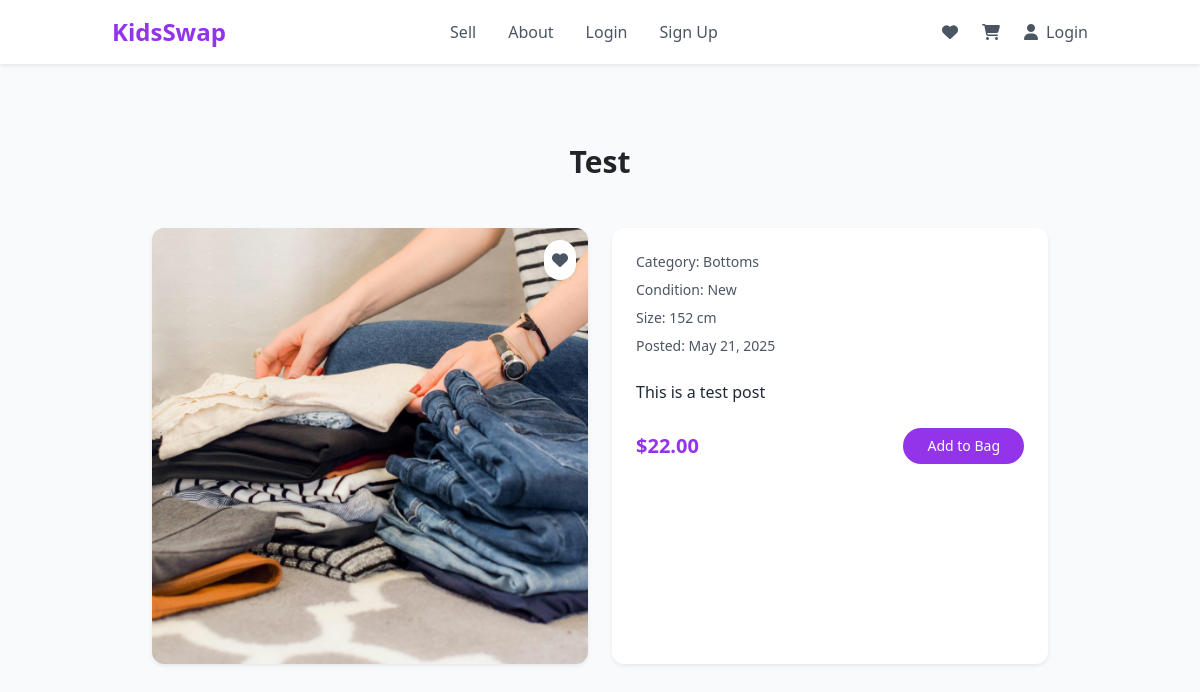
Page /clothing/1/ on the committed database.
### marketplace/models.py (models this page shows, shortened)
class ClothingItem(models.Model):
    CATEGORY_CHOICES = [
        ('Tops', 'Tops'),
        ('Bottoms', 'Bottoms'),
        ('Shoes', 'Shoes'),
        ('Outerwear', 'Outerwear'),
        ('Accessories', 'Accessories'),
    ]
    CONDITION_CHOICES = [
        ('New', 'New'),
        ('Like New', 'Like New'),
        ('Used', 'Used'),
        ('Well Loved', 'Well Loved'),
    ]
    AGE_GROUP_CHOICES = [
        ('baby', 'Baby (0-24m)'),
        ('toddler', 'Toddler (2-4y)'),
        ('kids', 'Kids (4-7y)'),
        ('big_kids', 'Big Kids (8-12y)'),
    ]
    seller = models.ForeignKey(User, on_delete=models.CASCADE)
    title = models.CharField(max_length=100)
    description = models.TextField()
    price = models.DecimalField(max_digits=6, decimal_places=2)
    category = models.CharField(max_length=20, choices=CATEGORY_CHOICES)
    condition = models.CharField(max_length=20, choices=CONDITION_CHOICES)
    size = models.CharField(max_length=20)
    image = models.ImageField(upload_to='clothing_images/')
    age_group = models.CharField(max_length=20, choices=AGE_GROUP_CHOICES, default='kids')
    is_featured = models.BooleanField(default=False)
    created_at = models.DateTimeField(auto_now_add=True)

### marketplace/views.py (the view)
# urls.py: path('clothing/<int:item_id>/', views.item_detail, name='item_detail'),
def item_detail(request, item_id):
    item = get_object_or_404(ClothingItem, id=item_id)
    images = ClothingImage.objects.filter(item=item)
    related_items = ClothingItem.objects.filter(
        category=item.category,
        size=item.size
    ).exclude(id=item.id)[:4]
    wishlist_ids = []
    if request.user.is_authenticated:
        wishlist_ids = set(
            WishlistItem.objects.filter(user=request.user).values_list('item_id', flat=True)
        )
    return render(request, 'marketplace/item_detail.html', {
        'item': item,
        'images': images,
        'wishlist_ids': wishlist_ids,
        'related_items': related_items
    })

### marketplace/templates/marketplace/item_detail.html (shortened to what this page needs)
{% extends "base.html" %}
{% load static %}
{% block content %}
<section id="featured-products" class="py-16">
    <div class="container mx-auto px-4">
        <h2 class="text-3xl font-bold mb-12 text-center">{{ item.title }}</h2>
        <div class="grid grid-cols-1 md:grid-cols-2 gap-6 max-w-4xl mx-auto">
            <div class="bg-white rounded-xl shadow-sm overflow-hidden">
                <div class="relative">
                    <img class="w-full aspect-square object-cover" src="{{ item.image.url }}" alt="{{ item.title }}">
                    <a href="#" onclick="toggleWishlist('{{ item.id }}')" class="absolute top-3 right-3 bg-white rounded-full p-2 shadow-sm">
                    <i class="fa-solid fa-heart
                              {% if item.id in wishlist_ids %}text-red-500{% else %}text-gray-600{% endif %}"
                      id="wishlist-icon-{{ item.id }}">
                    </i>
                  </a>
                </div>
            </div>
            <div class="bg-white p-6 rounded-xl shadow-sm">
                <p class="text-gray-600 text-sm mb-2">Category: {{ item.category }}</p>
                <p class="text-gray-600 text-sm mb-2">Condition: {{ item.condition }}</p>
                <p class="text-gray-600 text-sm mb-2">Size: {{ item.size }}</p>
                <p class="text-gray-600 text-sm mb-4">Posted: {{ item.created_at|date:"F j, Y" }}</p>
                <p class="text-gray-800 mb-6">{{ item.description }}</p>
                <div class="flex justify-between items-center">
                    <span class="font-bold text-purple-600 text-xl">${{ item.price }}</span>
                    <form method="POST" action="{% url 'add_to_cart' item.id %}">
                    <button type="submit" class="bg-purple-600 text-white px-4 py-2 rounded-full text-sm">
                      Add to Bag
                    </button>
                  </form>
                </div>
            </div>
        </div>
    </div>
</section>
    </div>
{% endblock %}

### rows in the picture
ClothingItem: title "Test", image (picture), category "Bottoms", condition "New", size "152 cm", created_at "May 21, 2025", description "This is a test post", price "22.00"
